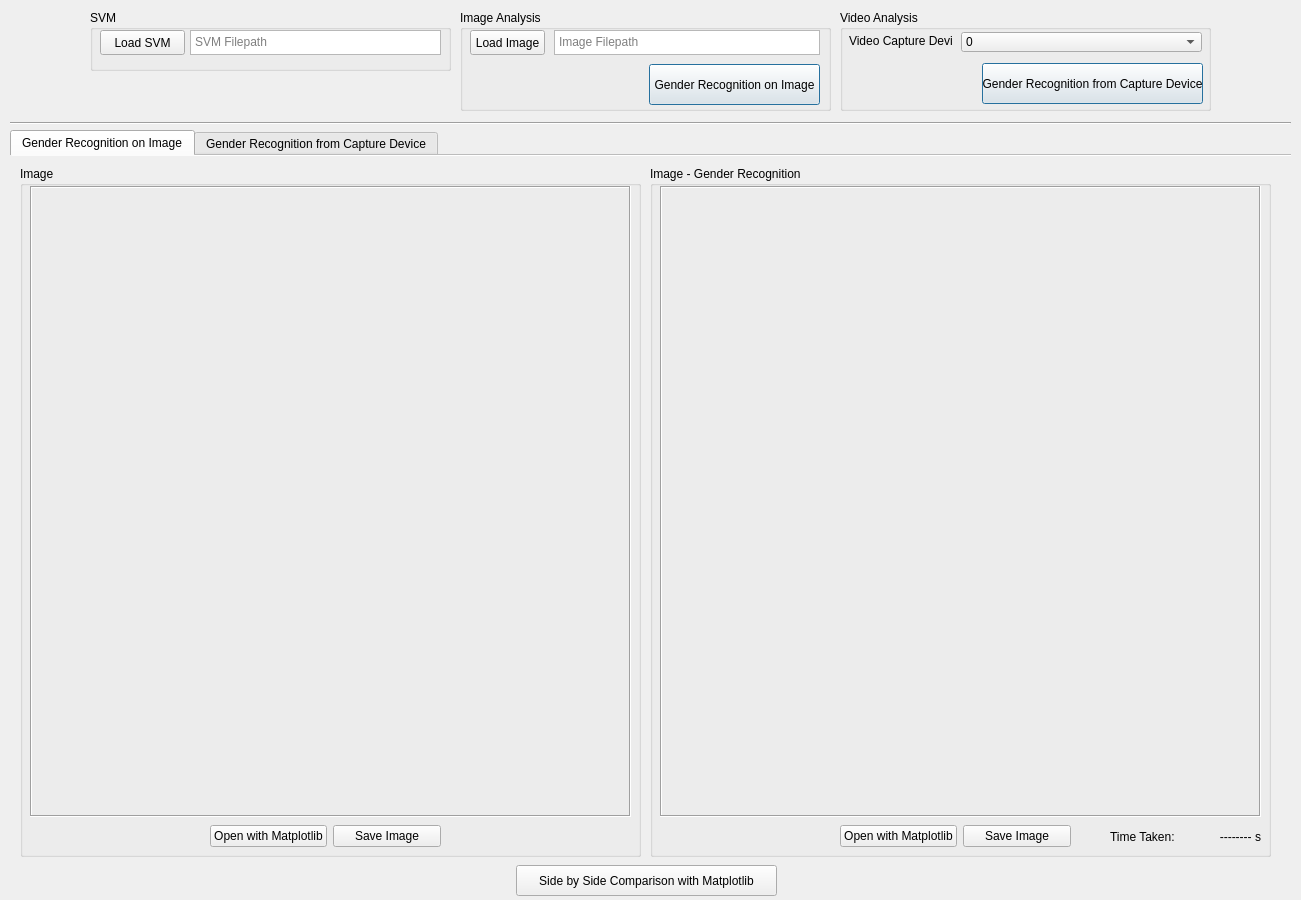
<?xml version="1.0" encoding="UTF-8"?>
<ui version="4.0">
 <class>MainForm</class>
 <widget class="QWidget" name="MainForm">
  <property name="geometry">
   <rect>
    <x>0</x>
    <y>0</y>
    <width>1301</width>
    <height>900</height>
   </rect>
  </property>
  <property name="sizePolicy">
   <sizepolicy hsizetype="Fixed" vsizetype="Fixed">
    <horstretch>0</horstretch>
    <verstretch>0</verstretch>
   </sizepolicy>
  </property>
  <property name="minimumSize">
   <size>
    <width>1301</width>
    <height>900</height>
   </size>
  </property>
  <property name="maximumSize">
   <size>
    <width>1301</width>
    <height>900</height>
   </size>
  </property>
  <property name="windowTitle">
   <string>SVM Gender Recognition</string>
  </property>
  <property name="windowIcon">
   <iconset>
    <normaloff>../media/GenderRecognition.ico</normaloff>../media/GenderRecognition.ico</iconset>
  </property>
  <widget class="QTabWidget" name="tabWidget">
   <property name="geometry">
    <rect>
     <x>10</x>
     <y>130</y>
     <width>1281</width>
     <height>771</height>
    </rect>
   </property>
   <property name="autoFillBackground">
    <bool>false</bool>
   </property>
   <property name="tabShape">
    <enum>QTabWidget::Rounded</enum>
   </property>
   <property name="currentIndex">
    <number>0</number>
   </property>
   <property name="documentMode">
    <bool>true</bool>
   </property>
   <property name="tabsClosable">
    <bool>false</bool>
   </property>
   <widget class="QWidget" name="tab">
    <attribute name="title">
     <string>Gender Recognition on Image</string>
    </attribute>
    <widget class="QPushButton" name="bttn_compare">
     <property name="geometry">
      <rect>
       <x>506</x>
       <y>709</y>
       <width>261</width>
       <height>31</height>
      </rect>
     </property>
     <property name="text">
      <string>Side by Side Comparison with Matplotlib</string>
     </property>
    </widget>
    <widget class="QGroupBox" name="image_group">
     <property name="geometry">
      <rect>
       <x>10</x>
       <y>10</y>
       <width>621</width>
       <height>691</height>
      </rect>
     </property>
     <property name="title">
      <string>Image</string>
     </property>
     <widget class="QWidget" name="horizontalLayoutWidget">
      <property name="geometry">
       <rect>
        <x>10</x>
        <y>20</y>
        <width>601</width>
        <height>631</height>
       </rect>
      </property>
      <layout class="QHBoxLayout" name="horizontalLayout">
       <item>
        <widget class="QLabel" name="image_label">
         <property name="frameShape">
          <enum>QFrame::Box</enum>
         </property>
         <property name="frameShadow">
          <enum>QFrame::Sunken</enum>
         </property>
         <property name="text">
          <string/>
         </property>
        </widget>
       </item>
      </layout>
     </widget>
     <widget class="QWidget" name="horizontalLayoutWidget_3">
      <property name="geometry">
       <rect>
        <x>190</x>
        <y>650</y>
        <width>231</width>
        <height>41</height>
       </rect>
      </property>
      <layout class="QHBoxLayout" name="horizontalLayout_3">
       <item>
        <widget class="QPushButton" name="bttn_show_image">
         <property name="text">
          <string>Open with Matplotlib</string>
         </property>
         <property name="iconSize">
          <size>
           <width>20</width>
           <height>20</height>
          </size>
         </property>
         <property name="autoDefault">
          <bool>false</bool>
         </property>
         <property name="default">
          <bool>false</bool>
         </property>
         <property name="flat">
          <bool>false</bool>
         </property>
        </widget>
       </item>
       <item>
        <widget class="QPushButton" name="bttn_image_save">
         <property name="text">
          <string>Save Image</string>
         </property>
        </widget>
       </item>
      </layout>
     </widget>
    </widget>
    <widget class="QGroupBox" name="image_proc_group">
     <property name="geometry">
      <rect>
       <x>640</x>
       <y>10</y>
       <width>621</width>
       <height>691</height>
      </rect>
     </property>
     <property name="title">
      <string>Image - Gender Recognition</string>
     </property>
     <widget class="QWidget" name="horizontalLayoutWidget_2">
      <property name="geometry">
       <rect>
        <x>10</x>
        <y>20</y>
        <width>601</width>
        <height>631</height>
       </rect>
      </property>
      <layout class="QHBoxLayout" name="horizontalLayout_2">
       <item>
        <widget class="QLabel" name="image_proc_label">
         <property name="frameShape">
          <enum>QFrame::Box</enum>
         </property>
         <property name="frameShadow">
          <enum>QFrame::Sunken</enum>
         </property>
         <property name="text">
          <string/>
         </property>
        </widget>
       </item>
      </layout>
     </widget>
     <widget class="QWidget" name="horizontalLayoutWidget_4">
      <property name="geometry">
       <rect>
        <x>190</x>
        <y>650</y>
        <width>231</width>
        <height>41</height>
       </rect>
      </property>
      <layout class="QHBoxLayout" name="horizontalLayout_4">
       <item>
        <widget class="QPushButton" name="bttn_show_image_proc">
         <property name="text">
          <string>Open with Matplotlib</string>
         </property>
         <property name="iconSize">
          <size>
           <width>20</width>
           <height>20</height>
          </size>
         </property>
         <property name="autoDefault">
          <bool>false</bool>
         </property>
         <property name="default">
          <bool>false</bool>
         </property>
         <property name="flat">
          <bool>false</bool>
         </property>
        </widget>
       </item>
       <item>
        <widget class="QPushButton" name="bttn_image_save_proc">
         <property name="text">
          <string>Save Image</string>
         </property>
        </widget>
       </item>
      </layout>
     </widget>
     <widget class="QLabel" name="time_label">
      <property name="geometry">
       <rect>
        <x>540</x>
        <y>660</y>
        <width>71</width>
        <height>21</height>
       </rect>
      </property>
      <property name="text">
       <string>-------- s</string>
      </property>
      <property name="textFormat">
       <enum>Qt::AutoText</enum>
      </property>
      <property name="alignment">
       <set>Qt::AlignRight|Qt::AlignTrailing|Qt::AlignVCenter</set>
      </property>
     </widget>
     <widget class="QLabel" name="label">
      <property name="geometry">
       <rect>
        <x>460</x>
        <y>660</y>
        <width>81</width>
        <height>21</height>
       </rect>
      </property>
      <property name="text">
       <string>Time Taken:</string>
      </property>
     </widget>
    </widget>
   </widget>
   <widget class="QWidget" name="tab_2">
    <attribute name="title">
     <string>Gender Recognition from Capture Device</string>
    </attribute>
    <widget class="QGroupBox" name="capture_group">
     <property name="geometry">
      <rect>
       <x>50</x>
       <y>10</y>
       <width>1181</width>
       <height>721</height>
      </rect>
     </property>
     <property name="minimumSize">
      <size>
       <width>1181</width>
       <height>0</height>
      </size>
     </property>
     <property name="maximumSize">
      <size>
       <width>1181</width>
       <height>721</height>
      </size>
     </property>
     <property name="title">
      <string>Capture</string>
     </property>
     <widget class="QLabel" name="capture_label">
      <property name="geometry">
       <rect>
        <x>10</x>
        <y>20</y>
        <width>1001</width>
        <height>691</height>
       </rect>
      </property>
      <property name="frameShape">
       <enum>QFrame::Box</enum>
      </property>
      <property name="text">
       <string/>
      </property>
     </widget>
     <widget class="QGroupBox" name="status_group">
      <property name="geometry">
       <rect>
        <x>1030</x>
        <y>20</y>
        <width>141</width>
        <height>81</height>
       </rect>
      </property>
      <property name="title">
       <string>Status</string>
      </property>
      <widget class="QWidget" name="formLayoutWidget_3">
       <property name="geometry">
        <rect>
         <x>10</x>
         <y>20</y>
         <width>121</width>
         <height>51</height>
        </rect>
       </property>
       <layout class="QFormLayout" name="formLayout_3">
        <item row="0" column="0">
         <widget class="QLabel" name="fps_status_label">
          <property name="text">
           <string>FPS:</string>
          </property>
          <property name="textFormat">
           <enum>Qt::PlainText</enum>
          </property>
         </widget>
        </item>
        <item row="1" column="0">
         <widget class="QLabel" name="device_status_label">
          <property name="text">
           <string>Device:</string>
          </property>
         </widget>
        </item>
        <item row="0" column="1">
         <widget class="QLabel" name="fps_label">
          <property name="text">
           <string>---------</string>
          </property>
         </widget>
        </item>
        <item row="1" column="1">
         <widget class="QLabel" name="device_label">
          <property name="text">
           <string>0</string>
          </property>
         </widget>
        </item>
       </layout>
      </widget>
     </widget>
     <widget class="QPushButton" name="bttn_release_cap">
      <property name="geometry">
       <rect>
        <x>1020</x>
        <y>670</y>
        <width>151</width>
        <height>41</height>
       </rect>
      </property>
      <property name="text">
       <string>Stop Capture</string>
      </property>
     </widget>
    </widget>
   </widget>
  </widget>
  <widget class="QGroupBox" name="group_vid">
   <property name="geometry">
    <rect>
     <x>840</x>
     <y>10</y>
     <width>371</width>
     <height>101</height>
    </rect>
   </property>
   <property name="title">
    <string>Video Analysis</string>
   </property>
   <widget class="QLabel" name="video_label">
    <property name="geometry">
     <rect>
      <x>9</x>
      <y>16</y>
      <width>103</width>
      <height>30</height>
     </rect>
    </property>
    <property name="minimumSize">
     <size>
      <width>103</width>
      <height>30</height>
     </size>
    </property>
    <property name="maximumSize">
     <size>
      <width>103</width>
      <height>30</height>
     </size>
    </property>
    <property name="text">
     <string>Video Capture Device</string>
    </property>
    <property name="alignment">
     <set>Qt::AlignLeading|Qt::AlignLeft|Qt::AlignVCenter</set>
    </property>
   </widget>
   <widget class="QComboBox" name="combo_capture_device">
    <property name="geometry">
     <rect>
      <x>121</x>
      <y>22</y>
      <width>241</width>
      <height>20</height>
     </rect>
    </property>
    <item>
     <property name="text">
      <string>0</string>
     </property>
    </item>
    <item>
     <property name="text">
      <string>1</string>
     </property>
    </item>
    <item>
     <property name="text">
      <string>2</string>
     </property>
    </item>
    <item>
     <property name="text">
      <string>3</string>
     </property>
    </item>
    <item>
     <property name="text">
      <string>4</string>
     </property>
    </item>
    <item>
     <property name="text">
      <string>5</string>
     </property>
    </item>
    <item>
     <property name="text">
      <string>6</string>
     </property>
    </item>
    <item>
     <property name="text">
      <string>7</string>
     </property>
    </item>
    <item>
     <property name="text">
      <string>8</string>
     </property>
    </item>
    <item>
     <property name="text">
      <string>9</string>
     </property>
    </item>
    <item>
     <property name="text">
      <string>10</string>
     </property>
    </item>
   </widget>
   <widget class="QPushButton" name="bttn_detect_capture">
    <property name="geometry">
     <rect>
      <x>142</x>
      <y>53</y>
      <width>221</width>
      <height>41</height>
     </rect>
    </property>
    <property name="text">
     <string>Gender Recognition from Capture Device</string>
    </property>
    <property name="default">
     <bool>true</bool>
    </property>
   </widget>
  </widget>
  <widget class="QGroupBox" name="group_image">
   <property name="geometry">
    <rect>
     <x>460</x>
     <y>10</y>
     <width>371</width>
     <height>101</height>
    </rect>
   </property>
   <property name="title">
    <string>Image Analysis</string>
   </property>
   <widget class="QPushButton" name="bttn_load_image">
    <property name="geometry">
     <rect>
      <x>10</x>
      <y>20</y>
      <width>75</width>
      <height>25</height>
     </rect>
    </property>
    <property name="maximumSize">
     <size>
      <width>75</width>
      <height>25</height>
     </size>
    </property>
    <property name="text">
     <string>Load Image</string>
    </property>
   </widget>
   <widget class="QTextEdit" name="image_filepath">
    <property name="geometry">
     <rect>
      <x>94</x>
      <y>20</y>
      <width>266</width>
      <height>25</height>
     </rect>
    </property>
    <property name="sizePolicy">
     <sizepolicy hsizetype="Expanding" vsizetype="Expanding">
      <horstretch>0</horstretch>
      <verstretch>0</verstretch>
     </sizepolicy>
    </property>
    <property name="maximumSize">
     <size>
      <width>266</width>
      <height>25</height>
     </size>
    </property>
    <property name="verticalScrollBarPolicy">
     <enum>Qt::ScrollBarAlwaysOff</enum>
    </property>
    <property name="horizontalScrollBarPolicy">
     <enum>Qt::ScrollBarAlwaysOff</enum>
    </property>
    <property name="sizeAdjustPolicy">
     <enum>QAbstractScrollArea::AdjustToContentsOnFirstShow</enum>
    </property>
    <property name="lineWrapMode">
     <enum>QTextEdit::NoWrap</enum>
    </property>
    <property name="readOnly">
     <bool>true</bool>
    </property>
    <property name="placeholderText">
     <string>Image Filepath</string>
    </property>
   </widget>
   <widget class="QPushButton" name="bttn_detect">
    <property name="geometry">
     <rect>
      <x>189</x>
      <y>54</y>
      <width>171</width>
      <height>41</height>
     </rect>
    </property>
    <property name="text">
     <string>Gender Recognition on Image</string>
    </property>
    <property name="default">
     <bool>true</bool>
    </property>
    <property name="flat">
     <bool>false</bool>
    </property>
   </widget>
  </widget>
  <widget class="QGroupBox" name="group_classifier">
   <property name="geometry">
    <rect>
     <x>90</x>
     <y>10</y>
     <width>361</width>
     <height>61</height>
    </rect>
   </property>
   <property name="title">
    <string>SVM</string>
   </property>
   <widget class="QPushButton" name="bttn_load_clf">
    <property name="geometry">
     <rect>
      <x>10</x>
      <y>20</y>
      <width>85</width>
      <height>25</height>
     </rect>
    </property>
    <property name="minimumSize">
     <size>
      <width>0</width>
      <height>25</height>
     </size>
    </property>
    <property name="maximumSize">
     <size>
      <width>85</width>
      <height>25</height>
     </size>
    </property>
    <property name="text">
     <string>Load SVM</string>
    </property>
   </widget>
   <widget class="QTextEdit" name="clf_filepath">
    <property name="geometry">
     <rect>
      <x>100</x>
      <y>20</y>
      <width>251</width>
      <height>25</height>
     </rect>
    </property>
    <property name="maximumSize">
     <size>
      <width>266</width>
      <height>25</height>
     </size>
    </property>
    <property name="verticalScrollBarPolicy">
     <enum>Qt::ScrollBarAlwaysOff</enum>
    </property>
    <property name="horizontalScrollBarPolicy">
     <enum>Qt::ScrollBarAlwaysOff</enum>
    </property>
    <property name="sizeAdjustPolicy">
     <enum>QAbstractScrollArea::AdjustToContentsOnFirstShow</enum>
    </property>
    <property name="lineWrapMode">
     <enum>QTextEdit::NoWrap</enum>
    </property>
    <property name="readOnly">
     <bool>true</bool>
    </property>
    <property name="placeholderText">
     <string>SVM Filepath</string>
    </property>
   </widget>
  </widget>
  <widget class="Line" name="line">
   <property name="geometry">
    <rect>
     <x>10</x>
     <y>115</y>
     <width>1281</width>
     <height>16</height>
    </rect>
   </property>
   <property name="orientation">
    <enum>Qt::Horizontal</enum>
   </property>
  </widget>
 </widget>
 <resources/>
 <connections/>
</ui>
